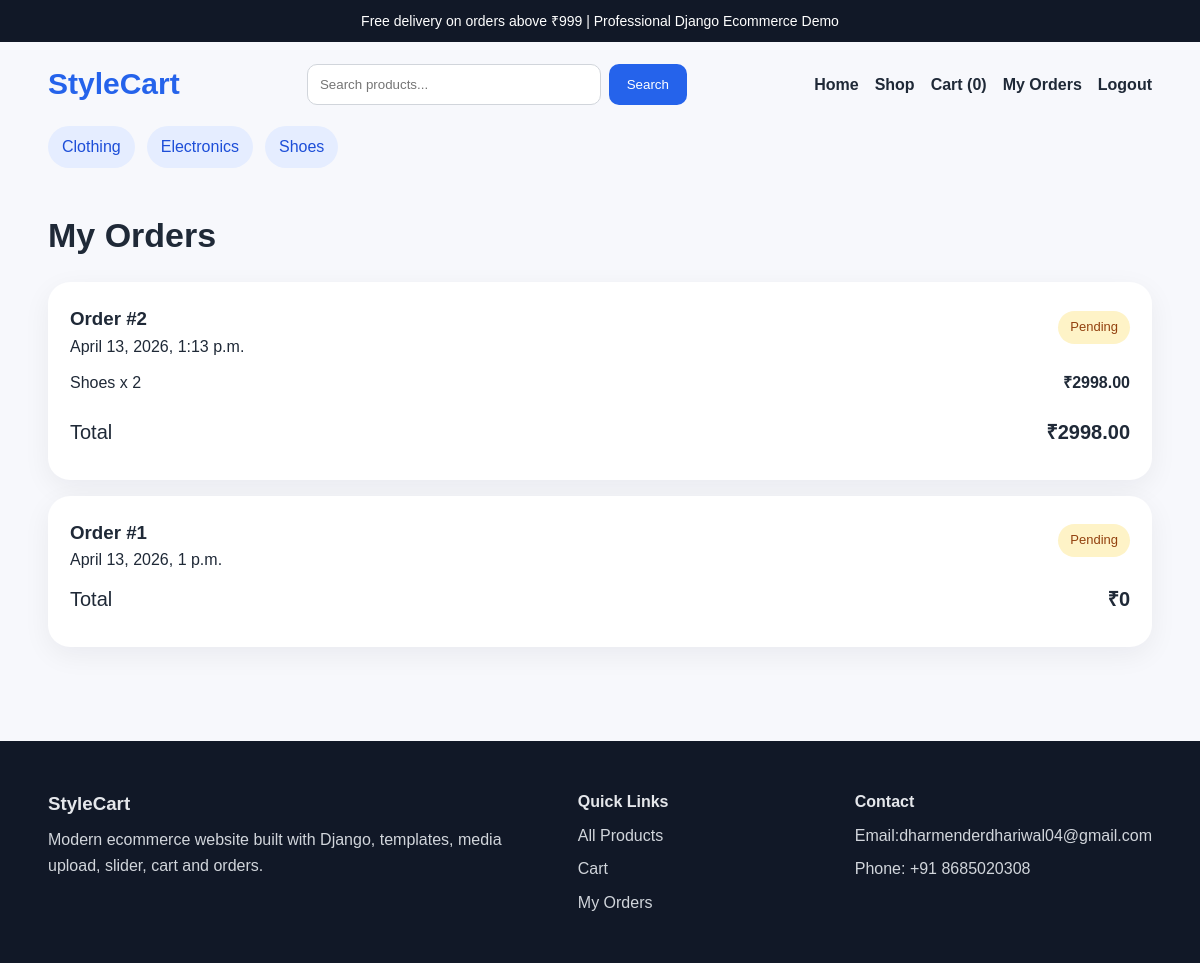
Screenshot of /orders/ (signed in) with the database file from the repository.
### shop/models.py (models this page shows, shortened)
class Category(models.Model):
    name = models.CharField(max_length=120, unique=True)
    slug = models.SlugField(unique=True)
    description = models.TextField(blank=True)
    image = models.ImageField(upload_to='categories/', blank=True, null=True)
    class Meta:
        ordering = ['name']
        verbose_name_plural = 'Categories'
    def get_absolute_url(self):
        return reverse('shop:category_products', args=[self.slug])

class Order(models.Model):
    STATUS_CHOICES = [
        ('pending', 'Pending'),
        ('processing', 'Processing'),
        ('shipped', 'Shipped'),
        ('delivered', 'Delivered'),
    ]
    user = models.ForeignKey(settings.AUTH_USER_MODEL, on_delete=models.CASCADE, related_name='orders')
    full_name = models.CharField(max_length=150)
    email = models.EmailField()
    phone = models.CharField(max_length=20)
    address = models.CharField(max_length=255)
    city = models.CharField(max_length=100)
    postal_code = models.CharField(max_length=20)
    status = models.CharField(max_length=20, choices=STATUS_CHOICES, default='pending')
    created_at = models.DateTimeField(auto_now_add=True)
    class Meta:
        ordering = ['-created_at']
    @property
    def total(self):
        return sum(item.total_price for item in self.items.all())

class OrderItem(models.Model):
    order = models.ForeignKey(Order, related_name='items', on_delete=models.CASCADE)
    product = models.ForeignKey(Product, on_delete=models.CASCADE)
    quantity = models.PositiveIntegerField(default=1)
    price = models.DecimalField(max_digits=10, decimal_places=2)
    @property
    def total_price(self):
        return Decimal(self.quantity) * self.price

class Product(models.Model):
    category = models.ForeignKey(Category, related_name='products', on_delete=models.CASCADE)
    name = models.CharField(max_length=200)
    slug = models.SlugField(unique=True)
    short_description = models.CharField(max_length=255)
    description = models.TextField()
    price = models.DecimalField(max_digits=10, decimal_places=2)
    image = models.ImageField(upload_to='product_images/', blank=True, null=True)
    stock = models.PositiveIntegerField(default=10)
    available = models.BooleanField(default=True)
    is_featured = models.BooleanField(default=False)
    rating = models.DecimalField(max_digits=2, decimal_places=1, default=4.5)
    created_at = models.DateTimeField(auto_now_add=True)
    class Meta:
        ordering = ['-created_at']

### shop/views.py (the view)
# urls.py: path('orders/', views.my_orders, name='my_orders'),
@login_required
def my_orders(request):
    orders = request.user.orders.prefetch_related('items__product')
    return render(request, 'shop/my_orders.html', {'orders': orders})

### shop/context_processors.py (called while the page is built)
def cart_item_count(request):
    cart = request.session.get('cart', {})
    return {'cart_item_count': sum(cart.values())}

def categories_menu(request):
    return {'menu_categories': Category.objects.all()[:8]}

### shop/templates/shop/my_orders.html (shortened to what this page needs)
{% extends 'base.html' %}
{% block content %}
<section class="container section">
    <div class="section-head"><h1>My Orders</h1></div>
    {% for order in orders %}
        <div class="order-card">
            <div class="order-head">
                <div>
                    <h3>Order #{{ order.id }}</h3>
                    <p>{{ order.created_at }}</p>
                </div>
                <span class="badge">{{ order.get_status_display }}</span>
            </div>
            {% for item in order.items.all %}
                <div class="summary-row">
                    <span>{{ item.product.name }} x {{ item.quantity }}</span>
                    <strong>₹{{ item.total_price }}</strong>
                </div>
            {% endfor %}
            <div class="summary-row total">
                <span>Total</span>
                <strong>₹{{ order.total }}</strong>
            </div>
        </div>
    {% empty %}
        <p>No orders yet.</p>
    {% endfor %}
</section>
{% endblock %}

### templates/includes/navbar.html
<header class="header">
    <div class="topbar">Free delivery on orders above ₹999 | Professional Django Ecommerce Demo</div>
    <nav class="navbar container">
        <a class="brand" href="{% url 'shop:home' %}">StyleCart</a>
        <form class="search-form" action="{% url 'shop:product_list' %}" method="get">
            <input type="text" name="q" placeholder="Search products..." value="{{ request.GET.q }}">
            <button type="submit">Search</button>
        </form>
        <div class="nav-links">
            <a href="{% url 'shop:home' %}">Home</a>
            <a href="{% url 'shop:product_list' %}">Shop</a>
            <a href="{% url 'shop:cart' %}">Cart ({{ cart_item_count }})</a>
            {% if request.user.is_authenticated %}
                <a href="{% url 'shop:my_orders' %}">My Orders</a>
                <a href="{% url 'accounts:logout' %}">Logout</a>
            {% else %}
                <a href="{% url 'accounts:login' %}">Login</a>
                <a href="{% url 'accounts:signup' %}">Signup</a>
            {% endif %}
        </div>
    </nav>
    <div class="category-strip container">
        {% for category in menu_categories %}
            <a href="{{ category.get_absolute_url }}">{{ category.name }}</a>
        {% empty %}
            <span>Add categories from admin panel.</span>
        {% endfor %}
    </div>
</header>

### static/css/style.css (style rules this page uses)
* { box-sizing: border-box; margin: 0; padding: 0; }
body { font-family: Arial, sans-serif; background: #f7f8fc; color: #1f2937; line-height: 1.6; }
a { text-decoration: none; color: inherit; }
.container { width: min(1180px, 92%); margin: 0 auto; }
.topbar { background: #111827; color: #fff; text-align: center; padding: 10px; font-size: 14px; }
.navbar { display: flex; gap: 20px; align-items: center; justify-content: space-between; padding: 18px 0; }
.brand { font-size: 30px; font-weight: 700; color: #2563eb; }
.search-form { display: flex; flex: 1; max-width: 380px; }
.search-form input, .form-group input { width: 100%; padding: 12px; border: 1px solid #d1d5db; border-radius: 10px; }
.search-form button { padding: 12px 18px; border: none; background: #2563eb; color: #fff; border-radius: 10px; margin-left: 8px; }
.nav-links { display: flex; gap: 16px; flex-wrap: wrap; font-weight: 600; }
.category-strip { display: flex; gap: 12px; flex-wrap: wrap; padding-bottom: 16px; }
.category-strip a { background: #e5edff; color: #1d4ed8; padding: 8px 14px; border-radius: 999px; }
.section { padding: 24px 0 48px; }
.section-head { margin-bottom: 20px; }
.section-head h1, .section-head h2 { font-size: 34px; margin-bottom: 8px; }
.badge { display: inline-block; background: #fef3c7; color: #92400e; padding: 6px 12px; border-radius: 999px; font-size: 13px; margin-bottom: 10px; }
.detail-image, .detail-content, .form-card, .summary-card, .order-card, .checkout-box, .center-box { background: #fff; padding: 22px; border-radius: 22px; box-shadow: 0 8px 28px rgba(15,23,42,.06); }
.cart-row, .summary-row, .order-head { display: flex; justify-content: space-between; align-items: center; gap: 16px; }
.summary-row { padding: 10px 0; }
.summary-row.total { font-size: 20px; }
.order-card { margin-bottom: 16px; }

### rows the page displays
Category: name "Clothing"
Category: name "Electronics"
Category: name "Shoes"
Order: id "2", created_at "April 13, 2026, 1:13 p.m.", status "Pending", total "2998.00"
OrderItem: product.name "Shoes", quantity "2", total_price "2998.00"
Order: id "1", created_at "April 13, 2026, 1 p.m.", status "Pending", total "0"

### other values shown
{{ cart_item_count }} "0"
